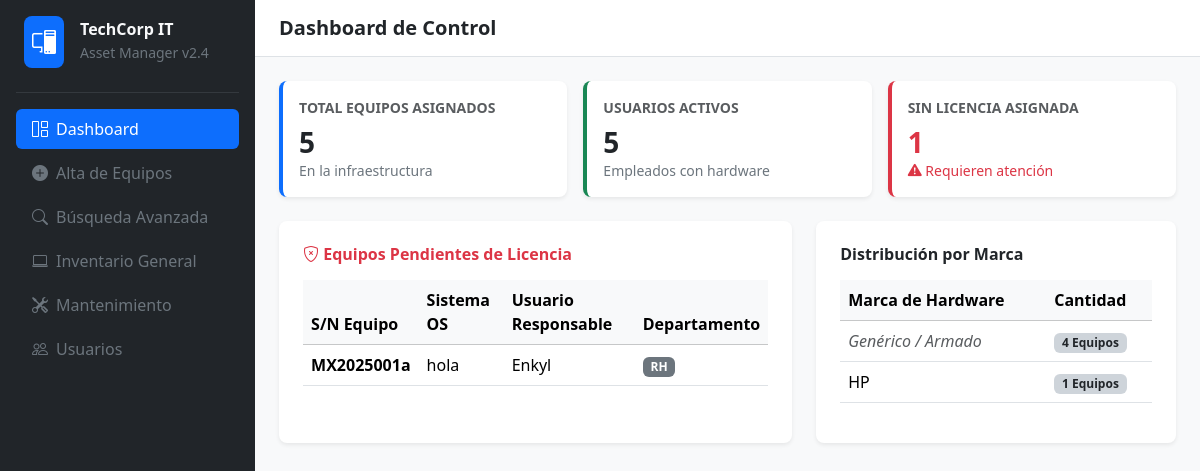
Page /dashboard on the earlier database version.
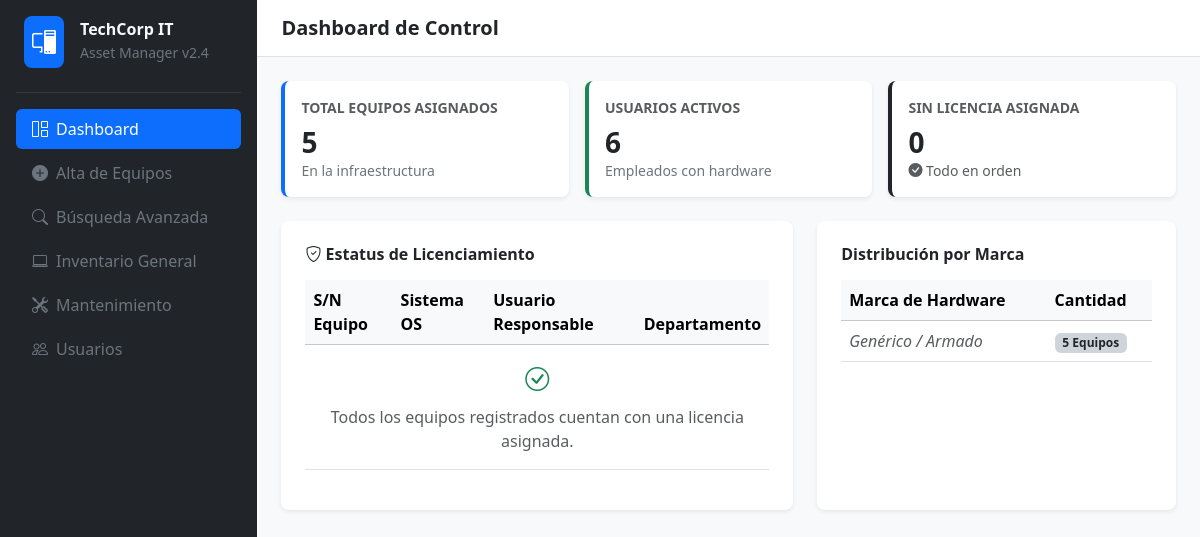
Same page on the later database version.
### tables this page shows
CREATE TABLE "Stock" (
	"id_stock"	INTEGER NOT NULL,
	"marca_monitor"	TEXT,
	"pulgadas_monitor"	INTEGER,
	"marca_teclado"	TEXT,
	"marca_mouse"	TEXT,
	"SN_equipo"	TEXT,
	"marca_equipo"	TEXT,
	"ram_equipo"	INTEGER,
	"almacenamiento_equipo"	INTEGER,
	"procesador_equipo"	TEXT,
	"SO_equipo"	TEXT,
	"id_usuario"	INTEGER NOT NULL,
	"id_licencia"	INTEGER,
	PRIMARY KEY("id_stock"),
	FOREIGN KEY("id_licencia") REFERENCES "Licencia"("id_licencia"),
	FOREIGN KEY("id_usuario") REFERENCES "Usuario"("id_usuario")
);

CREATE TABLE "Usuario" (
	"id_usuario"	INTEGER NOT NULL,
	"nombre"	TEXT NOT NULL,
	"apellido_paterno"	TEXT NOT NULL,
	"apellido_materno"	TEXT NOT NULL,
	"edad"	INTEGER NOT NULL,
	"departamento"	TEXT NOT NULL,
	PRIMARY KEY("id_usuario")
);

### app.py (the view)
@app.route('/')
@app.route('/dashboard')
def dashboard():
    conn = get_db_connection()
    total_equipos = conn.execute('SELECT COUNT(*) FROM Stock').fetchone()[0]
    total_usuarios = conn.execute('SELECT COUNT(*) FROM Usuario').fetchone()[0]
    equipos_sin_licencia_count = conn.execute('SELECT COUNT(*) FROM Stock WHERE id_licencia IS NULL').fetchone()[0]
    equipos_sin_licencia_lista = conn.execute('''
        SELECT s.SN_equipo, s.marca_equipo, s.SO_equipo, u.nombre, u.departamento
        FROM Stock s
        JOIN Usuario u ON s.id_usuario = u.id_usuario
        WHERE s.id_licencia IS NULL
    ''').fetchall()
    equipos_por_marca = conn.execute('''
        SELECT marca_equipo, COUNT(*) as cantidad
        FROM Stock
        GROUP BY marca_equipo
        ORDER BY cantidad DESC
    ''').fetchall()
    conn.close()
    return render_template('dashboard.html',
                           total_equipos=total_equipos,
                           total_usuarios=total_usuarios,
                           equipos_sin_licencia_count=equipos_sin_licencia_count,
                           equipos_sin_licencia_lista=equipos_sin_licencia_lista,
                           equipos_por_marca=equipos_por_marca,
                           active_page='dashboard')

### app.py (called while the page is built)
def get_db_connection():
    conn = sqlite3.connect(DB_PATH)
    conn.row_factory = sqlite3.Row
    return conn

### templates/dashboard.html (shortened to what this page needs)
{% extends 'base.html' %}
{% block page_title %}Dashboard de Control{% endblock %}
{% block content %}
<div class="row g-3 mb-4">
  <div class="col-md-4">
    <div class="card border-0 shadow-sm p-3 bg-white rounded-3 border-start border-primary border-4">
      <small class="text-muted fw-bold">TOTAL EQUIPOS ASIGNADOS</small>
      <h3 class="fw-bold m-0 mt-2 text-dark">{{ total_equipos }}</h3>
      <small class="text-secondary">En la infraestructura</small>
    </div>
  </div>
  <div class="col-md-4">
    <div class="card border-0 shadow-sm p-3 bg-white rounded-3 border-start border-success border-4">
      <small class="text-muted fw-bold">USUARIOS ACTIVOS</small>
      <h3 class="fw-bold m-0 mt-2 text-dark">{{ total_usuarios }}</h3>
      <small class="text-secondary">Empleados con hardware</small>
    </div>
  </div>
  <div class="col-md-4">
    <div class="card border-0 shadow-sm p-3 bg-white rounded-3 border-start {% if equipos_sin_licencia_count > 0 %}border-danger{% else %}border-dark{% endif %} border-4">
      <small class="text-muted fw-bold">SIN LICENCIA ASIGNADA</small>
      <h3 class="fw-bold m-0 mt-2 {% if equipos_sin_licencia_count > 0 %}text-danger{% else %}text-dark{% endif %}">
        {{ equipos_sin_licencia_count }}
      </h3>
      {% if equipos_sin_licencia_count > 0 %}
        <small class="text-danger"><i class="bi bi-exclamation-triangle-fill"></i> Requieren atención</small>
      {% else %}
        <small class="text-muted"><i class="bi bi-check-circle-fill"></i> Todo en orden</small>
      {% endif %}
    </div>
  </div>
</div>
<div class="row g-4">
  <div class="col-md-7">
    <div class="card border-0 shadow-sm rounded-3 p-4 h-100">
      <h6 class="fw-bold mb-3 {% if equipos_sin_licencia_count > 0 %}text-danger{% else %}text-dark{% endif %}">
        {% if equipos_sin_licencia_count > 0 %}
          <i class="bi bi-shield-x"></i> Equipos Pendientes de Licencia
        {% else %}
          <i class="bi bi-shield-check"></i> Estatus de Licenciamiento
        {% endif %}
      </h6>
      <div class="table-responsive">
        <table class="table table-hover align-middle">
          <thead class="table-light">
            <tr>
              <th>S/N Equipo</th>
              <th>Sistema OS</th>
              <th>Usuario Responsable</th>
              <th>Departamento</th>
            </tr>
          </thead>
          <tbody>
            {% for equipo in equipos_sin_licencia_lista %}
            <tr>
              <td class="fw-bold">{{ equipo.SN_equipo }}</td>
              <td>{{ equipo.SO_equipo or 'No especificado' }}</td>
              <td>{{ equipo.nombre }}</td>
              <td><span class="badge bg-secondary">{{ equipo.departamento }}</span></td>
            </tr>
            {% else %}
            <tr>
              <td colspan="4" class="text-center text-muted py-3">
                <i class="bi bi-check-circle fs-4 d-block mb-2 text-success"></i>
                Todos los equipos registrados cuentan con una licencia asignada.
              </td>
            </tr>
            {% endfor %}
          </tbody>
        </table>
      </div>
    </div>
  </div>
  <div class="col-md-5">
    <div class="card border-0 shadow-sm rounded-3 p-4 h-100">
      <h6 class="fw-bold mb-3">Distribución por Marca</h6>
      <table class="table table-hover align-middle">
        <thead class="table-light">
          <tr>
            <th>Marca de Hardware</th>
            <th>Cantidad</th>
          </tr>
        </thead>
        <tbody>
          {% for marca in equipos_por_marca %}
          <tr>
            <td>
              {% if marca.marca_equipo %}
                {{ marca.marca_equipo }}
              {% else %}
                <span class="text-muted fst-italic">Genérico / Armado</span>
              {% endif %}
            </td>
            <td><span class="badge bg-dark-subtle text-dark">{{ marca.cantidad }} Equipos</span></td>
          </tr>
          {% else %}
          <tr>
            <td colspan="2" class="text-center text-muted">No hay registros.</td>
          </tr>
          {% endfor %}
        </tbody>
      </table>
    </div>
  </div>
</div>
{% endblock %}

Differences in the rows shown:
removed Stock: SN_equipo "MX2025001a", SO_equipo "hola", nombre "Enkyl", departamento "RH"
Other differences:
{{ total_usuarios }}: "5" → "6"
{{ equipos_sin_licencia_count }}: "1" → "0"
text no longer shown: "Requieren atención Equipos Pendientes de Licencia"
text now shown: "Todo en orden Estatus de Licenciamiento Todos los equipos registrados cuentan con una licencia asignada."
new list line: "Genérico / Armado 5 Equipos"
list line gone: "Genérico / Armado 4 Equipos"
list line gone: "HP 1 Equipos"
